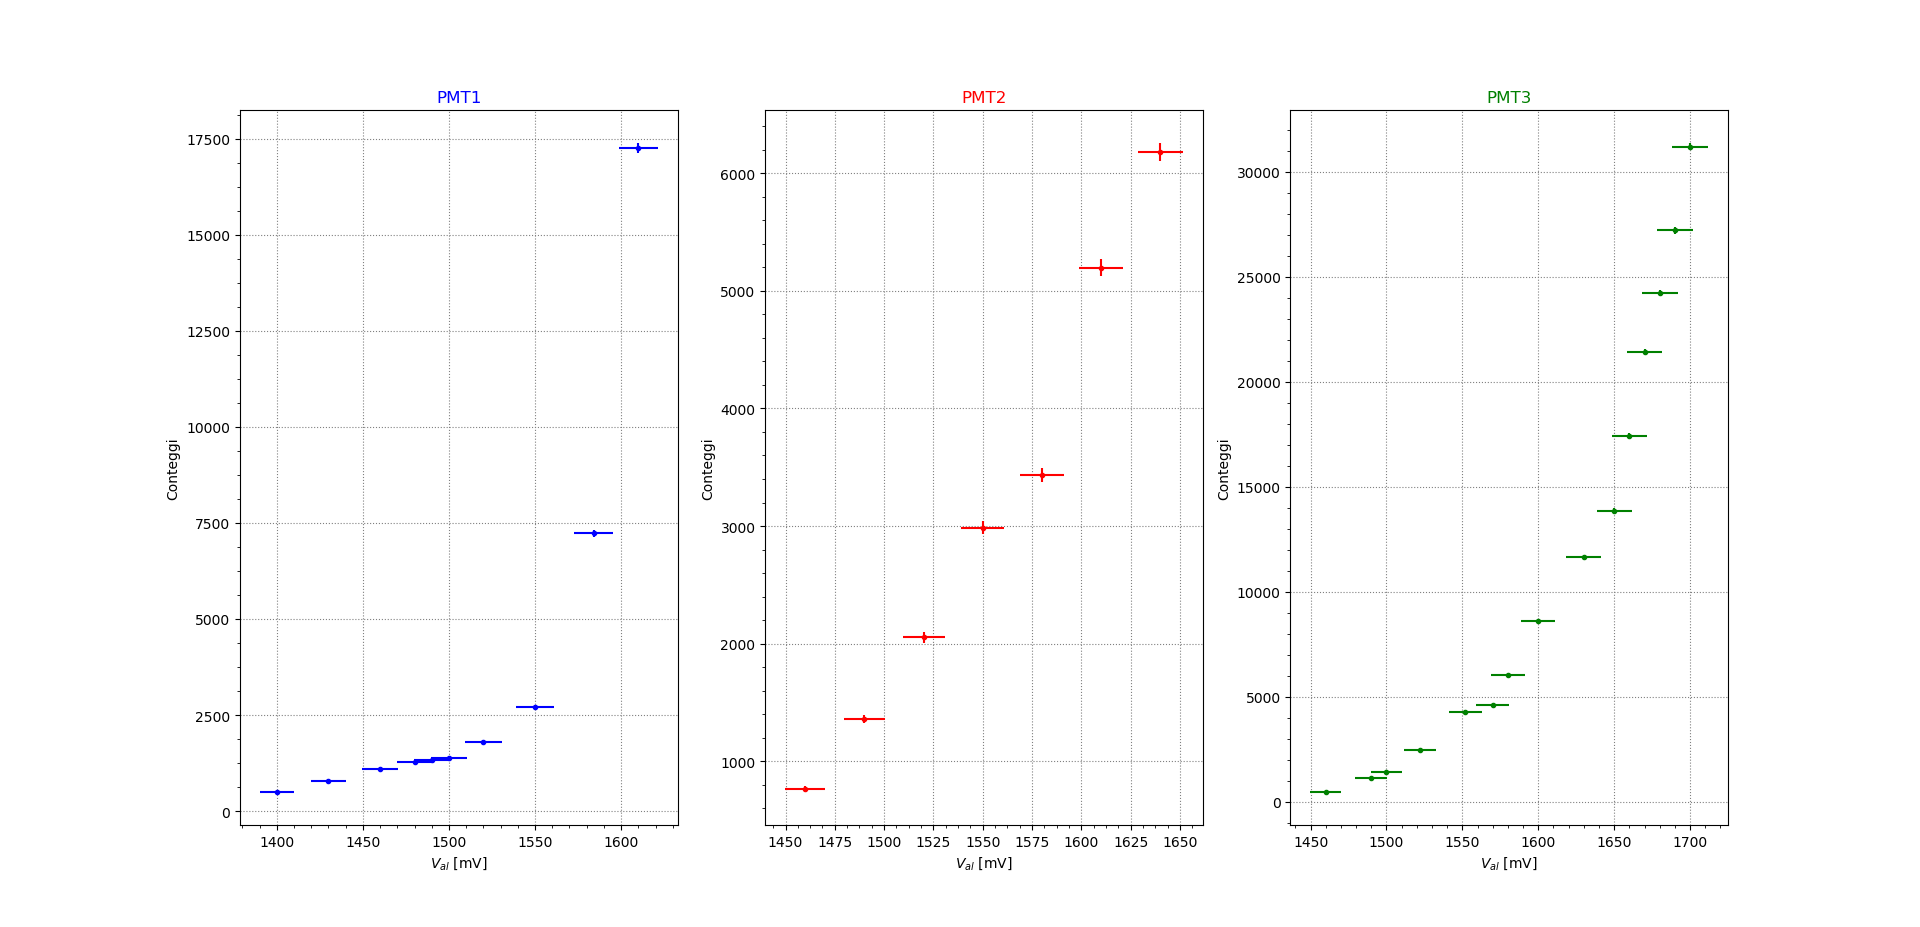

Python code for this plot:
import numpy
import pylab

#LOAD DATA
V1, Delta_t1, N1 = numpy.loadtxt('C:\\Users\\gabri\\Desktop\\DatiLabIntFond\\Preliminare\\PlateauPMT1.txt', unpack = True)
dN1 = numpy.sqrt(N1)
dV1 = 0.007*V1

V2, Delta_t2, N2 = numpy.loadtxt('C:\\Users\\gabri\\Desktop\\DatiLabIntFond\\Preliminare\\PlateauPMT2.txt', unpack = True)
dN2 = numpy.sqrt(N2)
dV2 = 0.007*V2

V3, Delta_t3, N3 = numpy.loadtxt('C:\\Users\\gabri\\Desktop\\DatiLabIntFond\\Preliminare\\PlateauPMT3.txt', unpack = True)
dN3 = numpy.sqrt(N3)
dV3 = 0.007*V3

#Grafico
pylab.subplot(131)
pylab.errorbar(V1, N1, dN1,dV1, color = 'blue', label = 'PMT1', fmt = '.')
pylab.grid(color = 'gray', linestyle = 'dotted')
pylab.xlabel("$V_{al}$ [mV]")
pylab.ylabel("Conteggi")
pylab.minorticks_on()
pylab.title("PMT1", color = "blue")
pylab.subplot(132)
pylab.errorbar(V2, N2, dN2,dV2, color = 'red', label = 'PMT2', fmt = '.')
pylab.grid(color = 'gray', linestyle = 'dotted')
pylab.xlabel("$V_{al}$ [mV]")
pylab.ylabel("Conteggi")
pylab.minorticks_on()
pylab.title("PMT2", color = "red")
pylab.subplot(133)
pylab.errorbar(V3, N3, dN3,dV3, color = 'green', label = 'PMT2', fmt = '.')
pylab.grid(color = 'gray', linestyle = 'dotted')
pylab.xlabel("$V_{al}$ [mV]")
pylab.ylabel("Conteggi")
pylab.minorticks_on()
pylab.title("PMT3", color = "green")
pylab.show()
